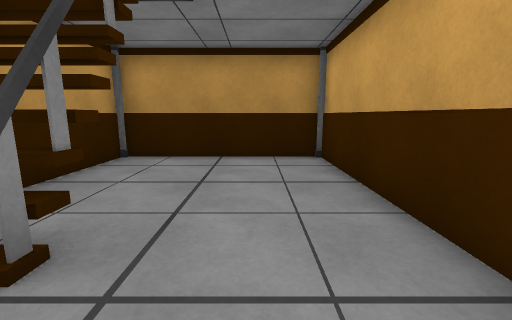
view 1 (above)

17 first-person views from a walk through a 3-D level made in the Unity game engine. The camera is 1.2 m above the floor, tilts 10° down and sees 90° across. The floor is counted in squares, 1 m on a side. Each view is taken from the middle of a square. On the plan, view 1 faces up. The plan holds only what a view shows up to about 12 squares ahead; the rest is blank. The player character is not drawn.

view 2
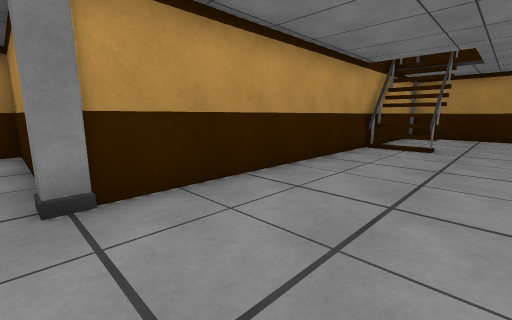

view 3
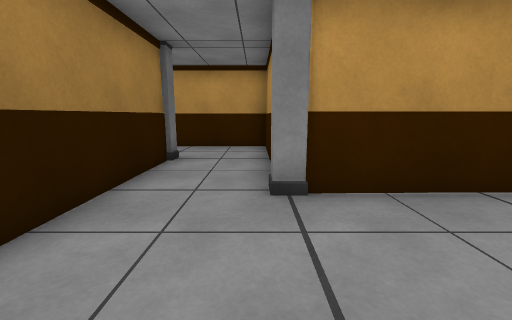

view 4
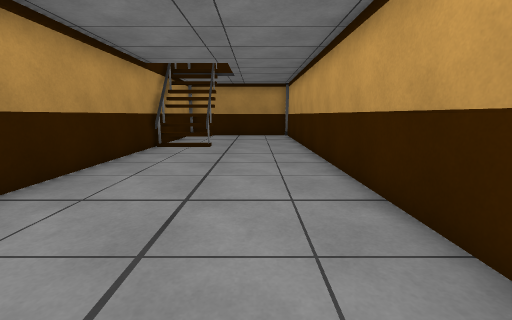

view 5
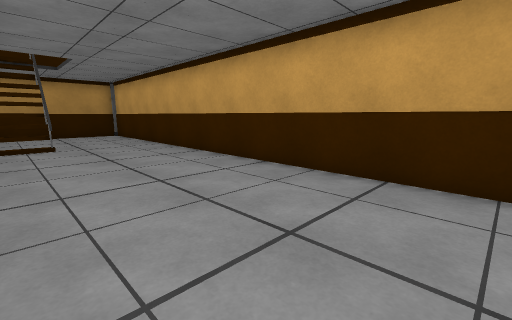

view 6
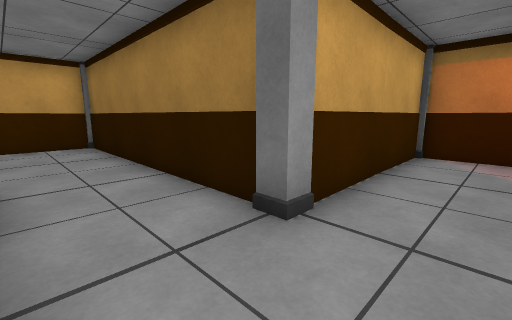

view 7
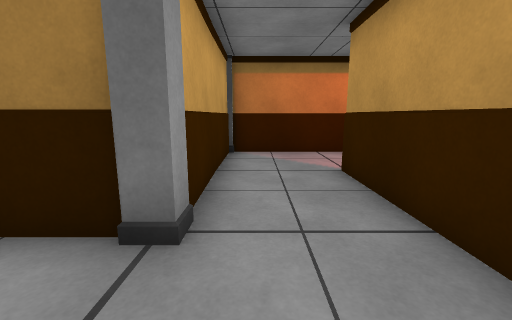

view 8
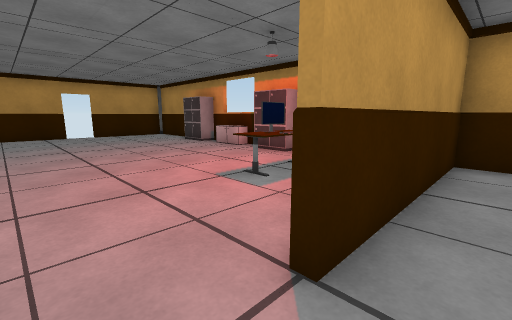

view 9
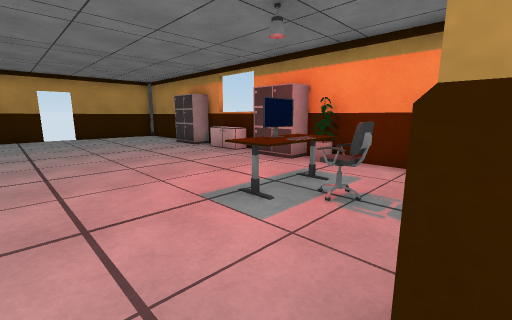

view 10
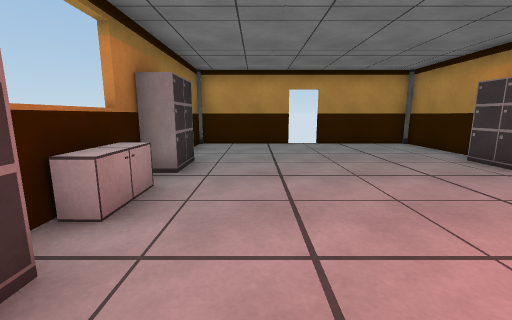

view 11
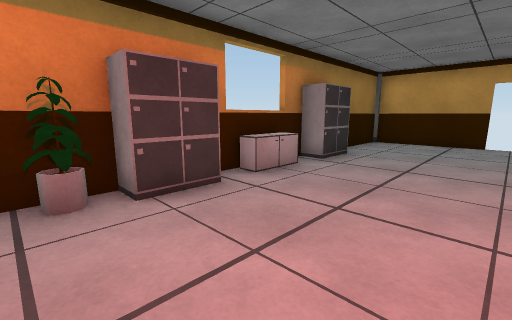

view 12
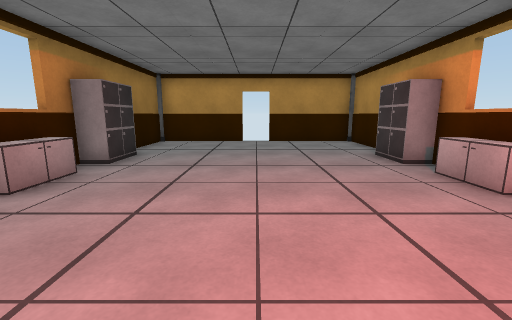

view 13
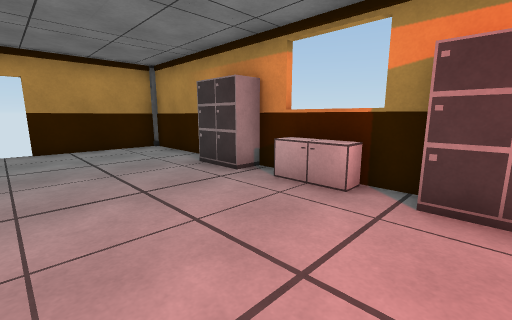

view 14
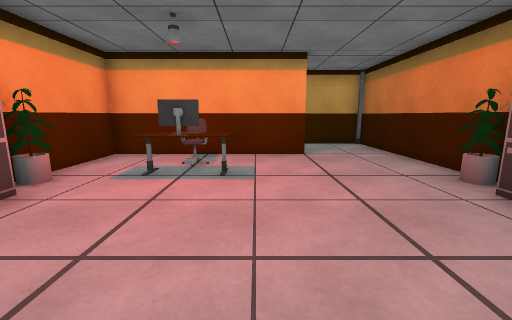

view 15
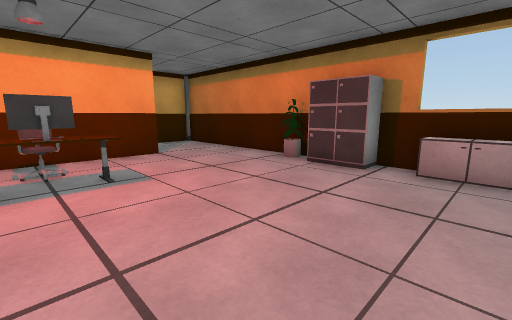

view 16
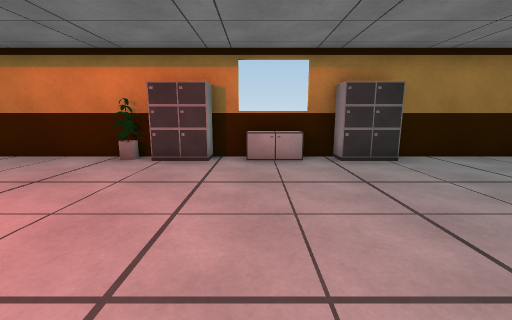

view 17
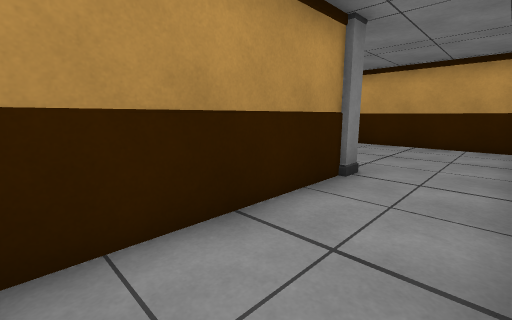

### Floor plan
Points are (right, up) in squares from view 1. A wall is a line through its corners. A room is listed if a view was taken in it or the views show most of it. See-through windows are left out.
Room 1 (views 1, 2, 3, 4, 5, 6, 7, 8, 9, 17)
walls: (-4.5, -7.6) (-9.9, -7.6); (-1.6, 2.5) (-2.5, 2.5); (-3.7, 3.2) (-3.7, 1.5); (-1.8, 3.4) (-1.8, 1.5) (-1.8, 2.8) (-2.5, 2.8); (-6.6, -10.4) (1.9, -10.4) (1.9, 6.5); (-9.9, -7.5) (-9.9, -13.5) (-10.1, -13.5); (-3.9, 6.5) (-3.9, -6.6); (1.5, 7.4) (-3.5, 7.4); (-10.5, -16.4) (-7.1, -16.4) (-7.2, -11.3)
ways out: opening at (-10, -14.5) to room 2
objects: pillar (-7, -11) to (-7, -10); pillar (-4, -8) to (-4, -7); pillar (-4, 7) to (-4, 8); pillar (2, 7) to (2, 8)
Room 2 (views 10, 11, 12, 13, 14, 15, 16)
walls: (-15.9, -7.6) (-19, -7.6); (-19.4, -16.4) (-10.5, -16.4); (-21.5, -7.6) (-24.9, -7.6) (-24.9, -11.4); (-10.1, -13.5) (-10.1, -7.5); (-24.9, -12.5) (-24.9, -16.4) (-21.1, -16.4); (-9.9, -7.6) (-14.4, -7.6)
ways out: opening at (-10, -14.5) to room 1
objects: cabinet (-21, -16) to (-19, -16); cabinet (-21, -8) to (-19, -8); cabinet (-18, -16) to (-17, -16); cabinet (-18, -8) to (-17, -8); cabinet (-16, -16) to (-14, -16); cabinet (-16, -8) to (-14, -8); other object (-13, -16); monitor (-13, -11) to (-13, -10); other object (-13, -8); other object (-12, -11) to (-12, -10); chair (-11, -10)

Positions as (right, up) in squares from view 1, and headings:
1: (0, 0), facing up
2: (0, -8), facing up-left
3: (0, -8), facing left
4: (0, -8), facing up
5: (-3, -9), facing up-right
6: (-9, -8), facing down-right
7: (-8, -8), facing down
8: (-9, -15), facing up-left
9: (-10, -14), facing up-left
10: (-14, -14), facing left
11: (-13, -12), facing down-left
12: (-13, -12), facing left
13: (-15, -12), facing up-left
14: (-18, -12), facing right
15: (-18, -10), facing down-right
16: (-17, -9), facing down
17: (-9, -10), facing up-right
